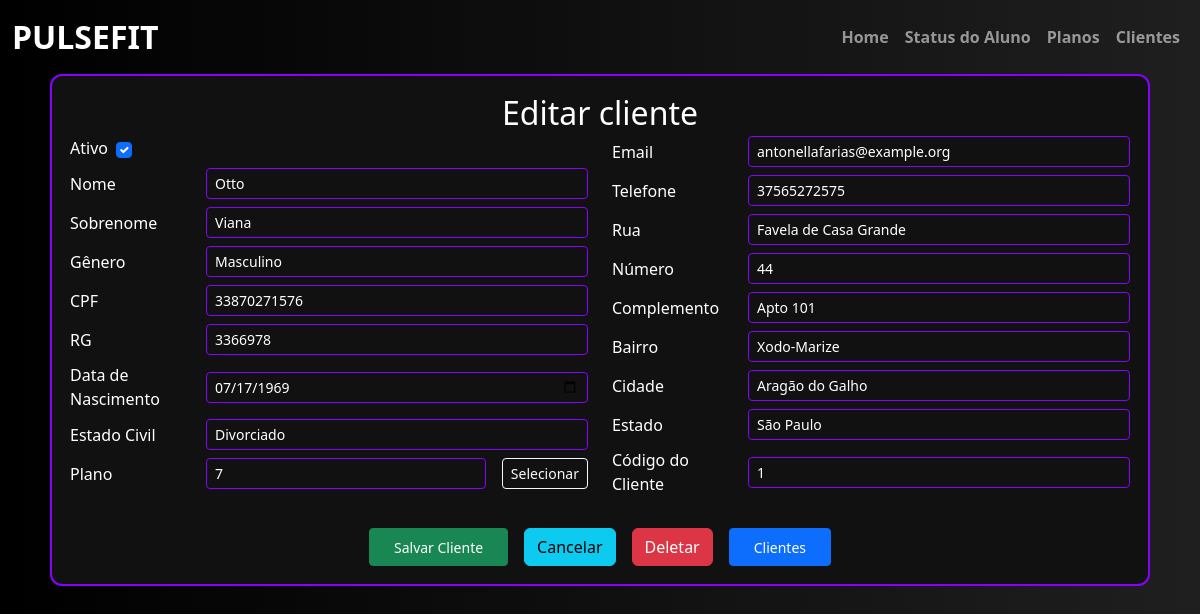
The app's page /editar-cliente/1, older data.
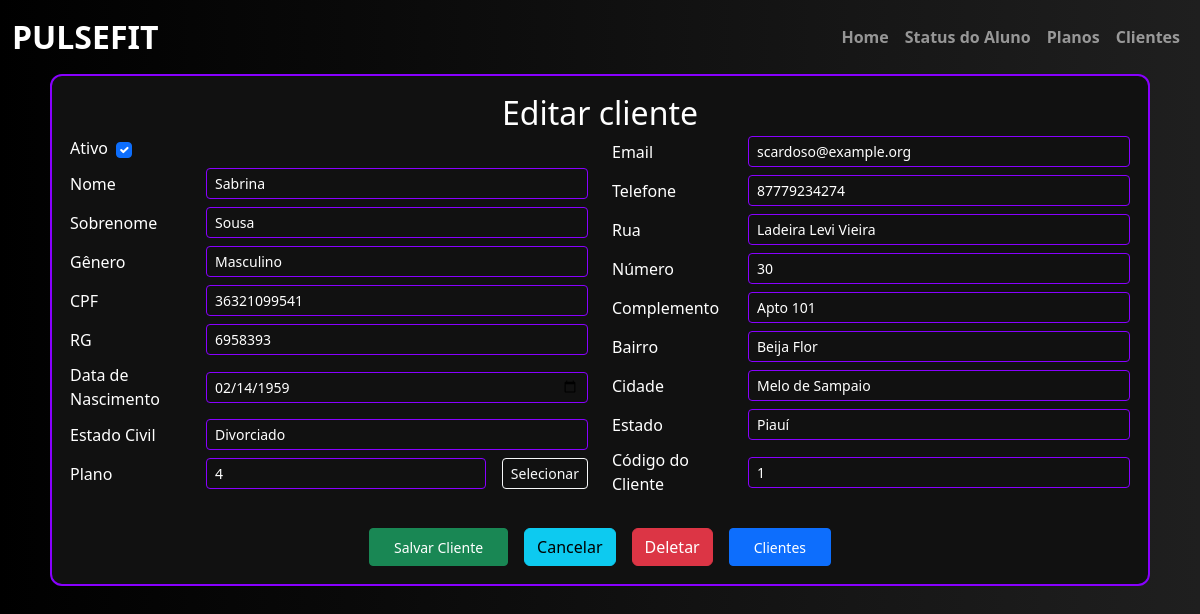
The same page, newer data.
### academia/models.py (models this page shows)
class Cliente(db.Model):
    __tablename__ = "cliente"
    id = db.Column(db.Integer, primary_key=True)
    ativo = db.Column(db.Boolean, default=True, nullable=False)
    dtcadastro = db.Column(db.DateTime, default=datetime.utcnow, nullable=False)
    nome = db.Column(db.String(20), nullable=False)
    sobrenome = db.Column(db.String(50), nullable=False)
    genero = db.Column(db.String(1), nullable=False)
    cpf = db.Column(db.Integer, nullable=False, unique=True)
    rg = db.Column(db.Integer, nullable=False, unique=True)
    dt_nascimento = db.Column(db.DateTime, nullable=False)
    estado_civil = db.Column(db.String(20), nullable=False)
    email = db.Column(db.String(100), nullable=False, unique=True)
    telefone = db.Column(db.Integer, nullable=False)
    rua = db.Column(db.String(100), nullable=False)
    numero = db.Column(db.Integer)
    complemento = db.Column(db.String(100))
    bairro = db.Column(db.String(50), nullable=False)
    cidade = db.Column(db.String(50), nullable=False)
    estado = db.Column(db.String(50), nullable=False)
    plano = db.Column(db.Integer, db.ForeignKey("plano.id",   name="fk_cliente_plano"))

### academia/routes.py (the view, shortened to what this page needs)
@app.route("/editar-cliente/<int:cliente_id>", methods=['GET', 'POST'])
def editar_cliente(cliente_id):
    cliente = Cliente.query.get_or_404(cliente_id)
    form_cliente = CadastroCliente(obj=cliente)
    with db.session.no_autoflush:
       planos = Plano.query.filter_by(ativo=True).all()
       clientes = Cliente.query.all()
    return render_template("cadastro_cliente.html", form_cliente=form_cliente, planos=planos, clientes=clientes, cliente_atual=cliente)

### academia/templates/cadastro_cliente.html (shortened to what this page needs)
{% extends 'base.html' %}
{% block conteudo %}
<body style="background: linear-gradient(to right, #000000, #1f1f1f); font-family: 'Segoe UI', sans-serif; color: white;">
    <div class="container-fluid d-flex justify-content-center align-items-center">
        <form method="POST" class="form-register w-100"
              style="max-width: 1100px; border: 2px solid #8800ff; border-radius: 12px; background-color: #111; padding: 18px;">
            <div class="row">
                <div class="col text-center">
                    {% if cliente_atual %}
                        <h1 class="text-white mb-1" style="font-size: 2rem;">Editar cliente</h1>
                    {% else %}
                        <h1 class="text-white mb-1" style="font-size: 2rem;">Cadastro de cliente</h1>
                    {% endif %}
                </div>
            </div>
            <div class="row">
                <div class="col-lg-6 col-md-12">
                    <div class="mb-2 d-flex align-items-center gap-2">
                        {{ form_cliente.ativo.label(class="form-label text-white mb-0") }}
                        {{ form_cliente.ativo(class="form-check-input") }}
                    </div>
                    {% for field in [form_cliente.nome, form_cliente.sobrenome, form_cliente.genero, form_cliente.cpf, form_cliente.rg, form_cliente.dt_nascimento, form_cliente.estado_civil] %}
                    <div class="mb-2 d-flex align-items-center gap-3">
                        {{ field.label(class="form-label text-white mb-0", style="min-width: 120px;") }}
                        {{ field(class="form-control form-control-sm text-white", style="flex-grow: 1; background-color: #111; border: 1px solid #8800ff;") }}
                    </div>
                    {% endfor %}
                    <div class="mb-2 d-flex align-items-center gap-3">
                        {{ form_cliente.plano.label(class="form-label text-white mb-0", style="min-width: 120px;") }}
                        {{ form_cliente.plano(class="form-control form-control-sm text-white", style="flex-grow: 1; background-color: #111; border: 1px solid #8800ff;", readonly=True) }}
                        <button type="button" name="selecionar_plano" data-bs-toggle="modal" data-bs-target="#ModalPlanos"  class="btn btn-outline-light btn-sm">Selecionar</button>
                    </div>
                </div>
                <div class="col-lg-6 col-md-12">
                    {% for field in [form_cliente.email, form_cliente.telefone, form_cliente.rua, form_cliente.numero, form_cliente.complemento, form_cliente.bairro, form_cliente.cidade, form_cliente.estado] %}
                    <div class="mb-2 d-flex align-items-center gap-3">
                        {{ field.label(class="form-label text-white mb-0", style="min-width: 120px;") }}
                        {{ field(class="form-control form-control-sm text-white", style="flex-grow: 1; background-color: #111; border: 1px solid #8800ff;") }}
                    </div>
                    {% endfor %}
                    <div class="mb-2 d-flex align-items-center gap-3">
                        {{ form_cliente.id.label(class="form-label text-white mb-0", style="min-width: 120px;") }}
                        {{ form_cliente.id(class="form-control form-control-sm text-white", style="flex-grow: 1; background-color: #111; border: 1px solid #8800ff;", readonly=True) }}
                    </div>
                </div>
            </div>
            <div class="row mt-4">
                <div class="col text-center">
                    <div class="d-flex justify-content-center gap-3">
                        {{ form_cliente.submit(class="btn btn-success btn-sm px-4") }}
                        <a type="button" href="{{ url_for('page_registro_cliente') }}" class="btn btn-info">Cancelar</a>
                        {% if cliente_atual %}
                            <button class="btn btn-danger" name="deletar_plano">Deletar</button>
                        {% endif %}
                        <button type="button" nome="selecionar_cliente" data-bs-toggle="modal" data-bs-target="#ModalCliente" class="btn btn-primary btn-sm px-4">Clientes</button>
                    </div>
                </div>
            </div>
        </form>
    </div>
</body>
{% endblock %}

### academia/templates/base.html (shortened to what this page needs)
<!DOCTYPE html>
<html lang="en">
<head>
    <link href="https://cdn.jsdelivr.net/npm/bootstrap@5.3.3/dist/css/bootstrap.min.css" rel="stylesheet">
    <link href="https://cdnjs.cloudflare.com/ajax/libs/font-awesome/6.0.0-beta3/css/all.min.css" rel="stylesheet">
</head>
<body>
    <nav class="navbar navbar-expand-lg navbar-dark bg-transparent">
        <div class="container-fluid">
          <a class="navbar-brand fw-bold fs-2" href="{{ url_for('page_home') }}">PULSEFIT</a>
          <div class="collapse navbar-collapse" id="navbarNavAltMarkup">
            <div class="navbar-nav ms-auto">
                <a class="nav-link fw-bold" href="{{ url_for('page_home') }}">Home</a>
                <a class="nav-link fw-bold" href="{{ url_for('page_status_aluno') }}">Status do Aluno</a>
                <a class="nav-link fw-bold" href="{{ url_for('page_registrar_plano') }}">Planos</a>
                <a class="nav-link fw-bold" href="{{ url_for('page_registro_cliente')}}">Clientes</a>
            </div>
          </div>
        </div>
      </nav>
     {% block conteudo %}
     {% endblock %}
</body>
</html>

### academia/templates/base.html (style rules this page uses)
.navbar { z-index: 10; }

Row changes from the older to the newer data that the page shows:
changed Cliente "Masculino": nome "Otto" → "Sabrina"; sobrenome "Viana" → "Sousa"; cpf "33870271576" → "36321099541"; rg "3366978" → "6958393"; dt_nascimento "07/17/1969" → "02/14/1959"; email "antonellafarias@example.org" → "scardoso@example.org"; telefone "37565272575" → "87779234274"; rua "Favela de Casa Grande" → "Ladeira Levi Vieira"; numero "44" → "30"; bairro "Xodo-Marize" → "Beija Flor"; cidade "Aragão do Galho" → "Melo de Sampaio"; estado "São Paulo" → "Piauí"
Text that changed along with them:
form field plano: "7" → "4"
